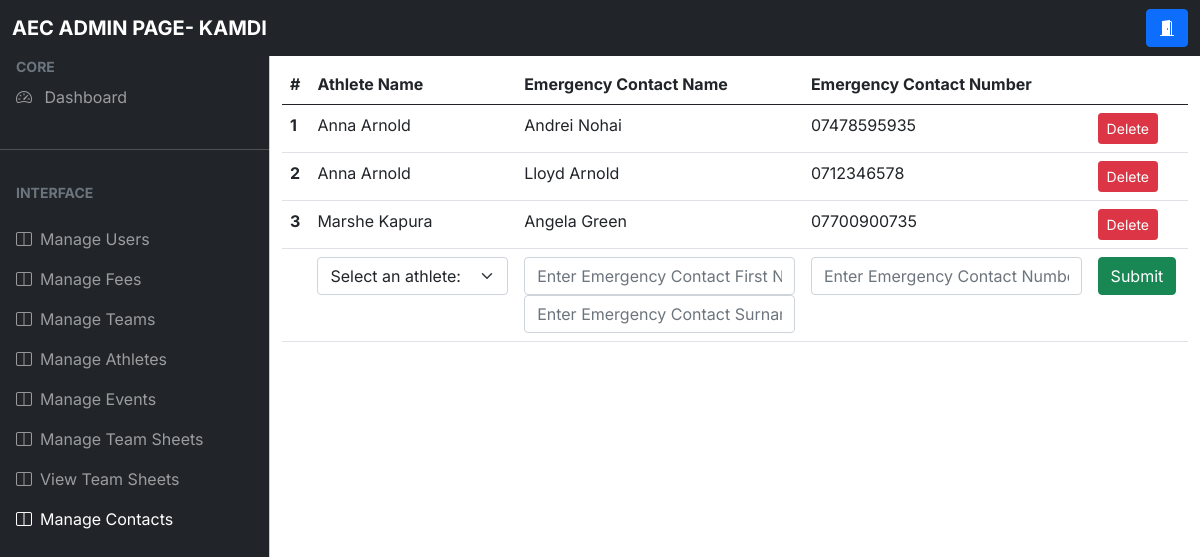
The app's page /contacts (signed in) with its own data.
### app.py (models this page shows, shortened)
class User(db.Model, UserMixin):
    __tablename__="User"
    id = db.Column(db.Integer, primary_key = True)
    firstName = db.Column(db.String(50),nullable = False)
    surname = db.Column(db.String(50), nullable = False)
    dob = db.Column(db.DateTime, nullable = False)
    start_date = db.Column(db.DateTime, nullable = True, default=date.today())
    email = db.Column(db.String(70), nullable = False)
    password = db.Column(db.String(255), nullable = False)
    usertype = db.Column(db.Integer, default = -1)
    verified = db.Column(db.Integer, default = 0)
    def _get_id(self):
        return self.id
    def _get_first_name(self):
        return self.firstName
    def _get_surname(self):
        return self.surname
    def _get_usertype(self):
        return self.usertype
    def _get_verified(self):
        return self.verified

class Contacts(db.Model):
    __tablename__ = "contacts"
    contacts_id= db.Column(db.Integer, primary_key=True)
    athlete_id= db.Column(db.Integer)
    firstName= db.Column(db.String(50), nullable = False)
    surname= db.Column(db.String(50), nullable = False)
    number= db.Column(db.String(15), nullable = False)

### app.py (the view, shortened to what this page needs)
@app.route('/contacts')#complete
@login_required
def view_contacts():
    if current_user._get_usertype() not in [0,1,2,3] or current_user._get_verified() != 1:
        return render_template('error.html',error="You are not authorised to view this page")
    elif current_user._get_usertype() == 0:
        query = db.engine.execute('SELECT firstName, surname, number FROM contacts WHERE contacts.athlete_id == {}'.format(current_user._get_id()))
        return render_template('contacts.html', contacts=query)
    elif current_user._get_usertype() == 3:
        query = db.engine.execute('SELECT id, firstName, surname FROM user WHERE usertype == {} OR usertype == {}'.format(0,1))
        athletes = {}
        for athlete in query:
            athlete = User.query.filter_by(id = athlete[0]).first()
            athletes[athlete._get_id()] = [athlete._get_first_name()+ " "+ athlete._get_surname()]
        query = db.engine.execute('SELECT contacts.contacts_id, user.firstName, user.surname, contacts.firstName, contacts.surname, contacts.number FROM contacts, user WHERE user.id = contacts.athlete_id')
        return render_template('admincontacts.html', contacts=query, athletes=athletes)

### app.py (called while the page is built)
@login_manager.user_loader
def load_user(user_id):
    return User.query.get(user_id)

### templates/admincontacts.html (shortened to what this page needs)
<!DOCTYPE html>
<html lang="en">
  <head>
    <link rel="stylesheet" href="static\css\admin\bootstrap.min.css" />
    <link
      rel="stylesheet"
      href="https://cdn.jsdelivr.net/npm/bootstrap-icons@1.4.1/font/bootstrap-icons.css"
    />
    <link rel="stylesheet" href="static\css\admin\bootstrap.min.css" />
    <link rel="stylesheet" href="static\css\admin\style.css" />
  </head>
    <nav class="navbar navbar-expand-lg navbar-dark bg-dark fixed-top">
      <div class="container-fluid">
        <a
          class="navbar-brand me-auto ms-lg-0 ms-3 text-uppercase fw-bold"
          >AEC ADMIN PAGE- {{ current_user.firstName }}</a
        >
        <div class="collapse navbar-collapse" id="topNavBar">
          <form class="d-flex ms-auto my-3 my-lg-0">
            <div class="input-group">
              <a href ="{{ url_for('logout') }}" class="btn btn-primary">
                <i class="bi bi-door-open-fill"></i>
            </a>
            </div>
          </form>
        </div>
      </div>
    </nav>
    <div
    class="offcanvas offcanvas-start sidebar-nav bg-dark"
    tabindex="-1"
    id="sidebar"
  >
    <div class="offcanvas-body p-0">
      <nav class="navbar-dark">
        <ul class="navbar-nav">
          <li>
            <div class="text-muted small fw-bold text-uppercase px-3">
              CORE
            </div>
          </li>
          <li>
            <a href="{{ url_for('admin') }}" class="nav-link px-3">
              <span class="me-2"><i class="bi bi-speedometer2" ></i></span>
              <span>Dashboard</span>
            </a>
          </li>
          <li class="my-4"><hr class="dropdown-divider bg-light" /></li>
          <li>
            <div class="text-muted small fw-bold text-uppercase px-3 mb-3">
              Interface
            </div>
          </li>
          <li>
            <a
              class="nav-link px-3 sidebar-link"
              href="{{ url_for('verify_users') }}"
            >
              <span class="me-2"><i class="bi bi-layout-split"></i></span>
              <span>Manage Users</span>
            </a>
            <a
            class="nav-link px-3 sidebar-link"
            href="{{ url_for('view_fees') }}"
          >
            <span class="me-2"><i class="bi bi-layout-split"></i></span>
            <span>Manage Fees</span>
          </a>
          <a
          class="nav-link px-3 sidebar-link"
          href="{{ url_for('view_teams') }}"
        >
          <span class="me-2"><i class="bi bi-layout-split"></i></span>
          <span>Manage Teams</span>
        </a>
              <a
              class="nav-link px-3 sidebar-link"
              href="{{ url_for('view_athletes') }}"
            >
              <span class="me-2"><i class="bi bi-layout-split"></i></span>
              <span>Manage Athletes</span>
            </a>
            <a
            class="nav-link px-3 sidebar-link"
            href="{{ url_for('view_events') }}"
          >
            <span class="me-2"><i class="bi bi-layout-split"></i></span>
            <span>Manage Events</span>
          </a>
          <a
          class="nav-link px-3 sidebar-link"
          href="{{ url_for('create_teamsheet') }}"
        >
          <span class="me-2"><i class="bi bi-layout-split"></i></span>
          <span>Manage Team Sheets</span>
        </a>
        <a
        class="nav-link px-3 sidebar-link"
        href="{{ url_for('view_teamsheet') }}"
      >
        <span class="me-2"><i class="bi bi-layout-split"></i></span>
        <span>View Team Sheets</span>
      </a>
      <a
      class="nav-link px-3 sidebar-link active"
      href="{{ url_for('view_contacts') }}"
    >
      <span class="me-2"><i class="bi bi-layout-split"></i></span>
      <span>Manage Contacts</span>
    </a>
          </li>
        </ul>
      </nav>
    </div>
  </div>
    <main class="mt-5 pt-3">
      <div class="container-fluid">
        <form method = 'POST' action="{{ url_for('create_contacts')}} ">
        <table class="table">
          <thead>
            <tr>
              <th scope="col">#</th>
              <th scope="col">Athlete Name</th>
              <th scope="col">Emergency Contact Name</th>
              <th scope="col">Emergency Contact Number</th>
              <th scope="col"></th>
            </tr>
          </thead>
          <tbody>
            {% for contact in contacts %}
            <tr>
              <th scope="row">{{ contact[0]}}</th>
              <td>{{ contact[1] + " " + contact[2]}}</td>
              <td>{{ contact[3] + " " + contact[4] }}</td>
              <td>{{contact[5]}}</td>
              <td><a type="Submit" class="btn btn-danger btn-sm" href= "{{url_for('delete_contacts', contactid=contact[0])}}">Delete</a></td>
            </tr>
            {% endfor %}
            <tr>
              <td>
              </td>
              <td>
                <select class="form-select" aria-label="Default select example" name="athlete", id= "athlete">
                  <option selected>Select an athlete: </option>
                </select>
              </td>
              <td>
                <div class= "form-group">
                  <input
                  type="text"
                  class="form-control"
                  id="firstName"
                  name="firstName"
                  placeholder="Enter Emergency Contact First Name: "
                  />
                <div class= "form-group">
                  <input
                  type="text"
                  class="form-control"
                  id="surname"
                  name="surname"
                  placeholder="Enter Emergency Contact Surname: "
                  />
              </td>
              <td>
                <div class="form-group">
                  <input
                   type='text'
                   class="form-control"
                   id="number"
                   name="number"
                   placeholder="Enter Emergency Contact Number: "
                  />
                </div>
              </td>
              <td><input class="btn btn-success" type="submit" value="Submit"></td>
              </tr>
          </tbody>
        </table>
        </form>
      </div>
    </main>
  </body>
</html>

### static/css/admin/style.css (style rules this page uses)
:root { --offcanvas-width: 270px; --topNavbarHeight: 56px; }
.sidebar-nav { width: var(--offcanvas-width); }
.sidebar-link { display: flex; align-items: center; }
@media (min-width: 992px) { main { margin-left: var(--offcanvas-width); } }
@media (min-width: 992px) { .sidebar-nav { -webkit-transform: none; transform: none; visibility: visible !important; height: calc(100% - var(--topNavbarHeight)); top: var(--topNavbarHeight); } }

### records on screen
User: firstName "KAMDI"
Contacts: contacts_id "1", surname "Anna Arnold", firstName+surname "Andrei Nohai", number "07478595935"
Contacts: contacts_id "2", surname "Anna Arnold", firstName+surname "Lloyd Arnold", number "0712346578"
Contacts: contacts_id "3", surname "Marshe Kapura", firstName+surname "Angela Green", number "07700900735"
